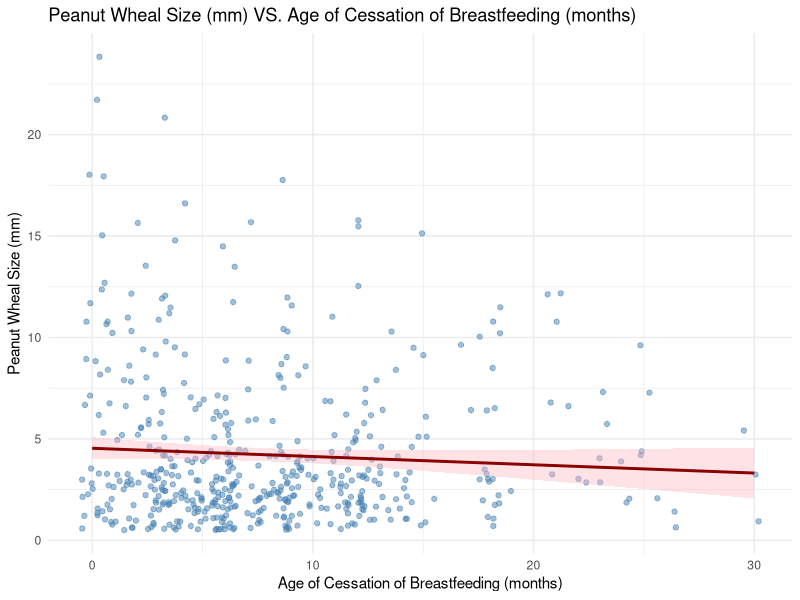
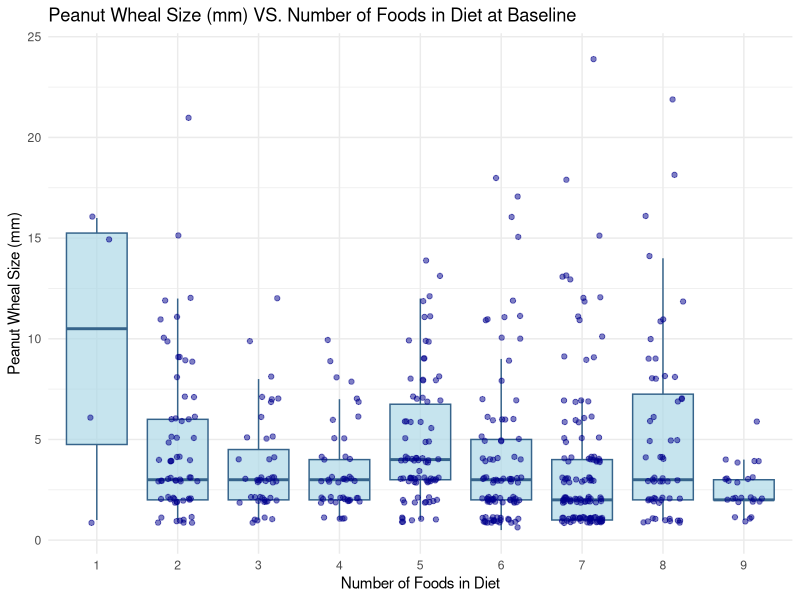
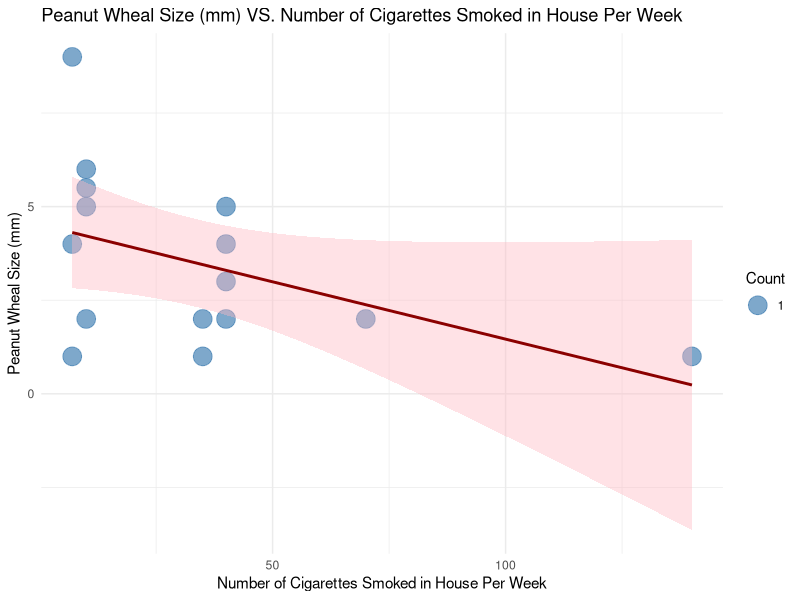
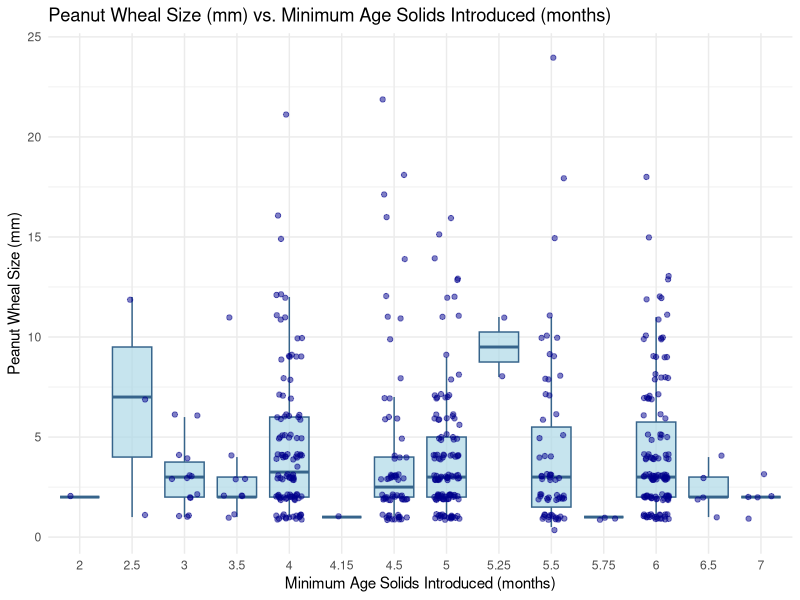
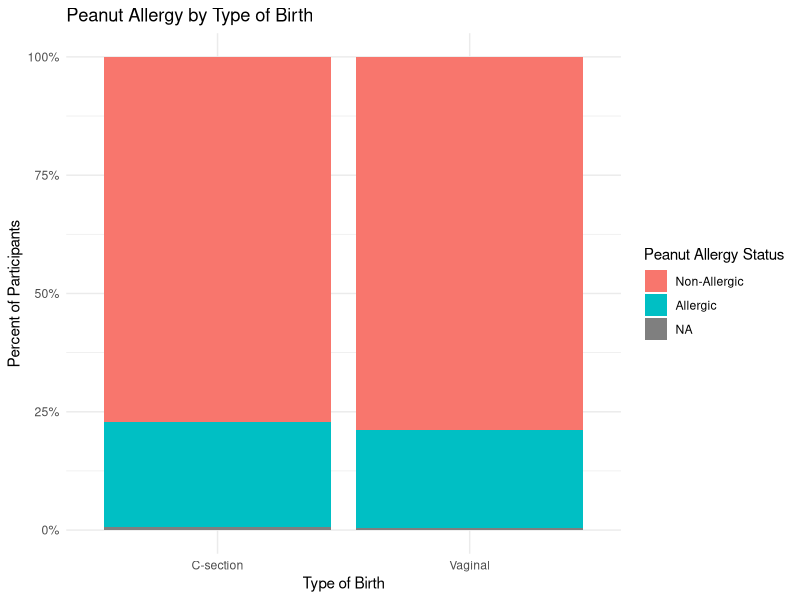

R code for these plots, in order:
library(readr)
library(ggplot2)
library(dplyr)
SKIN <- read_csv("ADSKPT1_JACI2018.csv")
FAMHIST <- read_csv("ADFHX1_JACI2018.csv")

SKINXFAM <- left_join(SKIN, FAMHIST, by = join_by(ParticipantId)) %>% select(-("RAWWHL":"ParticipantVisit/Visit.y")) %>% select(-("STUDYID.y":"ASTREAT.y")) %>%
  select(-("DYCRYN":"DOGYN")) %>% select(-("COWYN":"MEATAGE")) %>% select(-("MOMRNCN":"DADRNCN")) %>% select(-("MATEDUC":"MATEDSP")) %>% select(-("BFAGEPR":"CURRENT")) %>%
  select(-("COMPSTC.x":"DISCSRS.x")) %>% select(-("GSTNAGE":"BCMPLYN")) %>% select(-("STUDYID.x":"TRTC.x")) %>% select(-("INFCDT.x":"SAMP.x")) %>% select(-"SEXC.x",-"FLUPTM.x",-"VISITNUM",-"ITT.x") %>%
  select(-"SEQNO", -("MOMFDLN":"SEASONB")) %>% filter(COMPST.x != 0) %>% 
  mutate(AGEYRS = (((as.numeric(difftime(FUDT.x, DAY0DT.x, units = "weeks")))/52)+ AGE.x/12)) %>% 
  mutate(
    allergy_status = factor(
      ifelse(PNTWHL > 0, "Allergic", "Non-Allergic"),
      levels = c("Non-Allergic", "Allergic")
    ),
    BIRTH = factor(BRTHTYP)
  ) %>% select(-"BRTHTYP")

View(SKINXFAM)


#Breastfeeding VS Peanut, DONE (datwise)
SKINXFAM %>% 
  filter(PNTWHL != 0) %>%
  ggplot(aes(x = BFAGEST, y = PNTWHL)) +
  geom_jitter(width = 0.5, height = 0.5, alpha = 0.5, color = "steelblue") +
  scale_size_area(max_size = 6) +
  geom_smooth(method = "lm", se = TRUE, color = "darkred", fill = "lightpink") +
  labs(
    title = "Peanut Wheal Size (mm) VS. Age of Cessation of Breastfeeding (months)",
    x = "Age of Cessation of Breastfeeding (months)",
    y = "Peanut Wheal Size (mm)",
    size = "Count"
  ) +
  theme_minimal()

#Foods VS Peanut, DONE
SKINXFAM %>% 
  filter(PNTWHL != 0) %>%
  group_by(NFOODS) %>%
  mutate(label = paste0(NFOODS, "\n(n-", n(), ")")) %>%
  ggplot(aes(x = factor(NFOODS), y = PNTWHL)) +
  geom_boxplot(fill = "lightblue", color = "steelblue4", alpha = 0.7, outlier.shape = NA) +
  geom_jitter(width = 0.25, height = 0.15, size = 1.5, alpha = 0.5, color = "darkblue") +
  labs(
    title = "Peanut Wheal Size (mm) VS. Number of Foods in Diet at Baseline",
    x = "Number of Foods in Diet",
    y = "Peanut Wheal Size (mm)",
  ) +
  theme_minimal()

#Cigarettes VS Peanut, also sort of meh
SKINXFAM %>% 
  filter(PNTWHL != 0, CGRTNUM != 0) %>%
  ggplot(aes(x = CGRTNUM, y = PNTWHL)) +
  geom_count(color= "steelblue", alpha = 0.7) +
  scale_size_area(max_size = 6) +
  geom_smooth(method = "lm", se = TRUE, color = "darkred", fill = "lightpink") +
  labs(
    title = "Peanut Wheal Size (mm) VS. Number of Cigarettes Smoked in House Per Week",
    x = "Number of Cigarettes Smoked in House Per Week",
    y = "Peanut Wheal Size (mm)",
    size = "Count"
  ) +
  theme_minimal()

#Earliest Solids VS Peanut
SKINXFAM %>%
  filter(PNTWHL != 0) %>%
  group_by(MINAGE) %>%
  mutate(label = paste0(MINAGE, "\n(n-", n(), ")")) %>%
  ggplot(aes(x = factor(MINAGE), y = PNTWHL)) +
  geom_boxplot(fill = "lightblue", color = "steelblue4", alpha = 0.7, outlier.shape = NA) +
  geom_jitter(width = 0.25, height = 0.15, size = 1.5, alpha = 0.5, color = "darkblue") +
  labs(
    title = "Peanut Wheal Size (mm) vs. Minimum Age Solids Introduced (months)",
    x = "Minimum Age Solids Introduced (months)",
    y = "Peanut Wheal Size (mm)",
  ) +
  theme_minimal()

#Birth Type vs Allergic Percent
SKINXFAM %>%
  ggplot(aes(x = BIRTH, fill = allergy_status)) +
  geom_bar(position = "fill") +
  scale_y_continuous(labels = scales::percent) +
  labs(
    x = "Type of Birth",
    y = "Percent of Participants",
    fill = "Peanut Allergy Status",
    title = "Peanut Allergy by Type of Birth"
  ) + theme_minimal()
